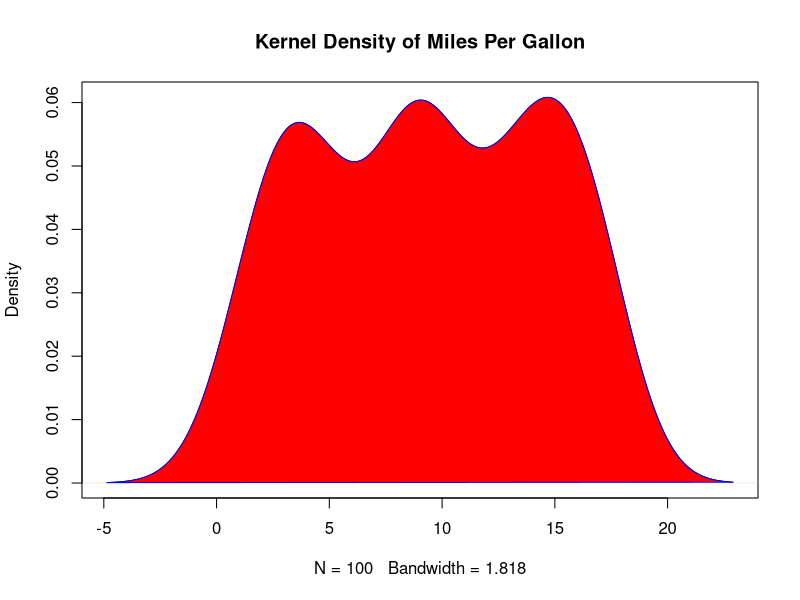

Reproduce this figure in R.

x <- runif(100, 0.1, 17.5)
d <- density(x)

plot(d, main="Kernel Density of Miles Per Gallon")
polygon(d, col="red", border="blue")
